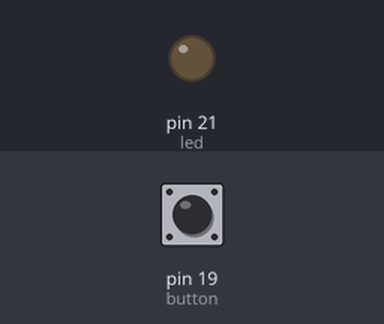
A program run on a simulated MicroPython board. On the bench: output pins drawn as LEDs (lit = HIGH). The inputs (shaded band) are chosen by the test bench; at power-on: pin 19 (button) HIGH.

Above: at 1.2 s.
1.3 s: pin 19 (button) pulled LOW for 0.15 s
At 1.37 s:
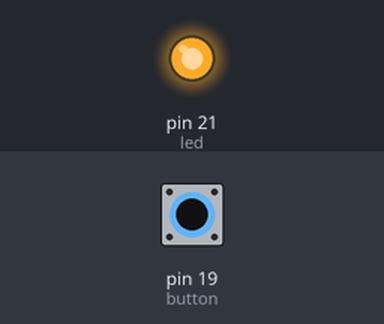
2.9 s: pin 19 (button) pulled LOW for 3.2 s
At 6.6 s:
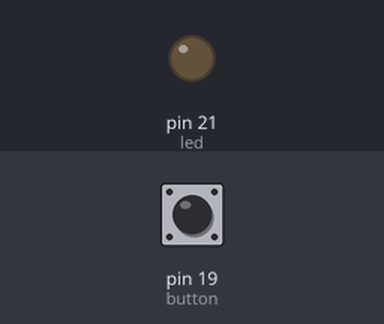
Timing chart, 0 to 8.1 s (numbered marks = the images above; inputs shaded):
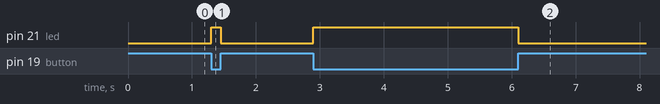

The program:

Boton_Mantenido_.py
```python
#Link: https://wokwi.com/projects/375804409906128897
import time
import machine
from machine import Pin

led = Pin(21,Pin.OUT)
button = machine.Pin(19, machine.Pin.IN, machine.Pin.PULL_UP)

while True:
    if button.value() == 0 :
       led.value(1)
    else :
        led.value(0)
```

Measured:
- after the input at 1.3 s, pin 21 (led): LOW → HIGH at once, → LOW 0.15 s later
- after the input at 2.9 s, pin 21 (led): LOW → HIGH at once, → LOW 3.2 s later
